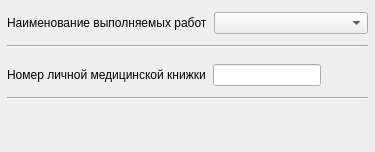
          <widget class="QWidget" name="tabMainInformation">
           <attribute name="title">
            <string> Основная информация</string>
           </attribute>
           <layout class="QGridLayout" name="gridLayout_8">
            <property name="leftMargin">
             <number>1</number>
            </property>
            <property name="topMargin">
             <number>6</number>
            </property>
            <property name="rightMargin">
             <number>1</number>
            </property>
            <property name="bottomMargin">
             <number>6</number>
            </property>
            <property name="spacing">
             <number>6</number>
            </property>
            <item row="2" column="0">
             <spacer name="verticalSpacer">
              <property name="orientation">
               <enum>Qt::Vertical</enum>
              </property>
              <property name="sizeHint" stdset="0">
               <size>
                <width>20</width>
                <height>40</height>
               </size>
              </property>
             </spacer>
            </item>
            <item row="0" column="0">
             <layout class="QGridLayout" name="gridLayout_4">
              <property name="horizontalSpacing">
               <number>7</number>
              </property>
              <property name="verticalSpacing">
               <number>11</number>
              </property>
              <property name="margin">
               <number>6</number>
              </property>
              <item row="0" column="0">
               <widget class="QLabel" name="lblNameExecActions">
                <property name="sizePolicy">
                 <sizepolicy hsizetype="Fixed" vsizetype="Preferred">
                  <horstretch>0</horstretch>
                  <verstretch>0</verstretch>
                 </sizepolicy>
                </property>
                <property name="text">
                 <string>Наименование выполняемых работ</string>
                </property>
               </widget>
              </item>
              <item row="0" column="1">
               <widget class="CF090RBComboBox" name="cmbHurtType"/>
              </item>
              <item row="1" column="0" colspan="2">
               <widget class="Line" name="line">
                <property name="orientation">
                 <enum>Qt::Horizontal</enum>
                </property>
               </widget>
              </item>
             </layout>
            </item>
            <item row="1" column="0">
             <layout class="QGridLayout" name="gridLayout_6">
              <property name="leftMargin">
               <number>6</number>
              </property>
              <property name="topMargin">
               <number>4</number>
              </property>
              <property name="rightMargin">
               <number>6</number>
              </property>
              <property name="bottomMargin">
               <number>6</number>
              </property>
              <property name="horizontalSpacing">
               <number>7</number>
              </property>
              <property name="verticalSpacing">
               <number>11</number>
              </property>
              <item row="0" column="0" colspan="2">
               <widget class="QLabel" name="lblElectronicMedicalBookNumber">
                <property name="text">
                 <string>Номер личной медицинской книжки</string>
                </property>
               </widget>
              </item>
              <item row="1" column="0" colspan="4">
               <widget class="Line" name="line_3">
                <property name="orientation">
                 <enum>Qt::Horizontal</enum>
                </property>
               </widget>
              </item>
              <item row="0" column="3">
               <spacer name="horizontalSpacer_6">
                <property name="orientation">
                 <enum>Qt::Horizontal</enum>
                </property>
                <property name="sizeHint" stdset="0">
                 <size>
                  <width>40</width>
                  <height>20</height>
                 </size>
                </property>
               </spacer>
              </item>
              <item row="0" column="2">
               <widget class="QLineEdit" name="edtElectronicMedicalBookNumber">
                <property name="minimumSize">
                 <size>
                  <width>100</width>
                  <height>0</height>
                 </size>
                </property>
                <property name="maximumSize">
                 <size>
                  <width>1000</width>
                  <height>16777215</height>
                 </size>
                </property>
               </widget>
              </item>
             </layout>
            </item>
           </layout>
          </widget>
